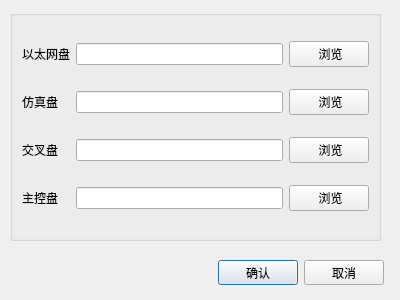
<?xml version="1.0" encoding="UTF-8"?>
<ui version="4.0">
 <class>FileChooseDialog</class>
 <widget class="QDialog" name="FileChooseDialog">
  <property name="geometry">
   <rect>
    <x>0</x>
    <y>0</y>
    <width>400</width>
    <height>300</height>
   </rect>
  </property>
  <property name="windowTitle">
   <string>Dialog</string>
  </property>
  <widget class="QWidget" name="verticalLayoutWidget">
   <property name="geometry">
    <rect>
     <x>13</x>
     <y>260</y>
     <width>371</width>
     <height>25</height>
    </rect>
   </property>
   <layout class="QHBoxLayout" name="horizontalLayout">
    <item>
     <spacer name="horizontalSpacer">
      <property name="orientation">
       <enum>Qt::Horizontal</enum>
      </property>
      <property name="sizeHint" stdset="0">
       <size>
        <width>40</width>
        <height>20</height>
       </size>
      </property>
     </spacer>
    </item>
    <item>
     <widget class="QPushButton" name="pushButton">
      <property name="text">
       <string>确认</string>
      </property>
     </widget>
    </item>
    <item>
     <widget class="QPushButton" name="pushButton_2">
      <property name="text">
       <string>取消</string>
      </property>
     </widget>
    </item>
   </layout>
  </widget>
  <widget class="QGroupBox" name="groupBox_2">
   <property name="geometry">
    <rect>
     <x>10</x>
     <y>10</y>
     <width>371</width>
     <height>231</height>
    </rect>
   </property>
   <property name="title">
    <string/>
   </property>
   <layout class="QGridLayout" name="gridLayout_4">
    <item row="2" column="3">
     <widget class="QPushButton" name="pushButton_UCXT1">
      <property name="text">
       <string> 浏览</string>
      </property>
     </widget>
    </item>
    <item row="2" column="0">
     <widget class="QLabel" name="label_3">
      <property name="text">
       <string>交叉盘</string>
      </property>
     </widget>
    </item>
    <item row="2" column="2">
     <widget class="QLineEdit" name="lineEdit_UCXT1"/>
    </item>
    <item row="1" column="3">
     <widget class="QPushButton" name="pushButton_S1T1">
      <property name="text">
       <string> 浏览</string>
      </property>
     </widget>
    </item>
    <item row="3" column="2">
     <widget class="QLineEdit" name="lineEdit_CCUT1"/>
    </item>
    <item row="3" column="0">
     <widget class="QLabel" name="label_4">
      <property name="text">
       <string>主控盘</string>
      </property>
     </widget>
    </item>
    <item row="3" column="3">
     <widget class="QPushButton" name="pushButton_CCUT1">
      <property name="text">
       <string> 浏览</string>
      </property>
     </widget>
    </item>
    <item row="1" column="2">
     <widget class="QLineEdit" name="lineEdit_S1T1"/>
    </item>
    <item row="0" column="3">
     <widget class="QPushButton" name="pushButton_XST1">
      <property name="text">
       <string> 浏览</string>
      </property>
     </widget>
    </item>
    <item row="0" column="0">
     <widget class="QLabel" name="label">
      <property name="text">
       <string>以太网盘</string>
      </property>
     </widget>
    </item>
    <item row="1" column="0">
     <widget class="QLabel" name="label_2">
      <property name="text">
       <string>仿真盘</string>
      </property>
     </widget>
    </item>
    <item row="0" column="2">
     <widget class="QLineEdit" name="lineEdit_XST1"/>
    </item>
   </layout>
  </widget>
 </widget>
 <resources/>
 <connections/>
</ui>
